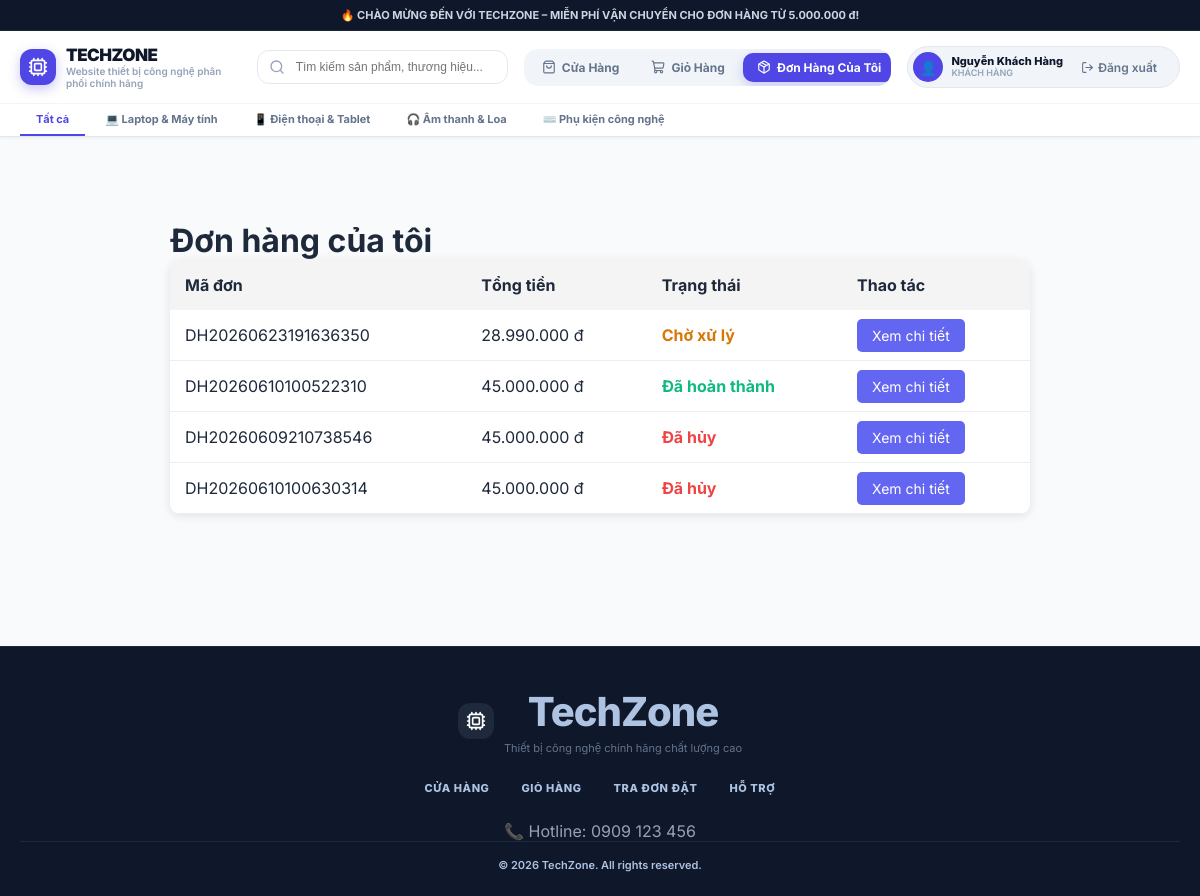
Screenshot of /views/my_orders.php (signed in) with the database file from the repository.
### tables this page shows
CREATE TABLE `categories` (
  `id` int(10) UNSIGNED NOT NULL,
  `name` varchar(100) NOT NULL,
  `slug` varchar(100) NOT NULL,
  `icon` varchar(10) DEFAULT '?'
);

CREATE TABLE `orders` (
  `id` int(10) UNSIGNED NOT NULL,
  `order_code` varchar(20) NOT NULL,
  `user_id` int(10) UNSIGNED DEFAULT NULL,
  `customer_name` varchar(100) NOT NULL,
  `customer_phone` varchar(20) NOT NULL,
  `customer_address` text NOT NULL,
  `note` text DEFAULT NULL,
  `subtotal` decimal(15,0) NOT NULL DEFAULT 0,
  `shipping_fee` decimal(15,0) NOT NULL DEFAULT 0,
  `total_price` decimal(15,0) NOT NULL DEFAULT 0,
  `payment_method` enum('qr','cod','momo') NOT NULL DEFAULT 'cod',
  `status` enum('Chờ xử lý','Đang giao','Đã hoàn thành','Đã hủy') NOT NULL DEFAULT 'Chờ xử lý',
  `created_at` datetime NOT NULL DEFAULT current_timestamp(),
  `updated_at` datetime NOT NULL DEFAULT current_timestamp() ON UPDATE current_timestamp()
);

### includes/config.php (called while the page is built, shortened)
<?php
function formatVND(float|int $amount): string {
    return number_format($amount, 0, ',', '.') . ' đ';
}
function currentUser(): ?array {
    return $_SESSION['user'] ?? null;
}
function clean(string $s): string {
    return htmlspecialchars(strip_tags(trim($s)), ENT_QUOTES, 'UTF-8');
}

### views/my_orders.php (the view, shortened to what this page needs)
<?php
require_once __DIR__ . '/../includes/header.php';
$stmt = $pdo->prepare("SELECT * FROM orders WHERE user_id = ? ORDER BY created_at DESC");
$stmt->execute([$user['id']]);
$orders = $stmt->fetchAll();
?>
<div class="orders-container">
    <h1>Đơn hàng của tôi</h1>
    <table class="order-table">
        <thead>
            <tr>
                <th>Mã đơn</th>
                <th>Tổng tiền</th>
                <th>Trạng thái</th>
                <th>Thao tác</th>
            </tr>
        </thead>
        <tbody>
            <?php if (empty($orders)): ?>
                <tr>
                    <td colspan="4" style="text-align:center;">Bạn chưa có đơn hàng nào.</td>
                </tr>
            <?php else: ?>
                <?php
                $statusClasses = [
                    'Chờ xử lý' => 'status-pending',
                    'Đang giao' => 'status-shipping',
                    'Đã hoàn thành' => 'status-completed',
                    'Đã hủy' => 'status-cancelled',
                ];
                ?>
                <?php foreach ($orders as $order): ?>
                    <?php
                    $status = $order['status'];
                    $cssClass = $statusClasses[$status] ?? 'status-pending';
                    ?>
                    <tr>
                        <td><?= htmlspecialchars($order['order_code']) ?></td>
                        <td><?= number_format($order['total_price'], 0, ',', '.') ?> đ</td>
                        <td><span class="<?= $cssClass ?>"><?= htmlspecialchars($status) ?></span></td>
                        <td><a href="order_detail.php?id=<?= $order['id'] ?>" class="btn-detail">Xem chi tiết</a></td>
                    </tr>
                <?php endforeach; ?>
            <?php endif; ?>
        </tbody>
    </table>
</div>
<?php require_once __DIR__ . '/../includes/footer.php'; ?>

### includes/header.php (shortened to what this page needs)
<?php
require_once __DIR__ . '/config.php';
$pdo = getDB();
$user = currentUser();
$categories = $pdo->query('SELECT * FROM categories ORDER BY id')->fetchAll();
?>
<!doctype html>
<html lang="vi">
<head>
  <link rel="stylesheet" href="/bainhom/assets/css/style.css">
</head>
<body class="bg-slate-50 text-slate-800 font-sans min-h-screen flex flex-col antialiased overflow-x-hidden">
  <div class="announcement-bar">
    🔥 CHÀO MỪNG ĐẾN VỚI TECHZONE – MIỄN PHÍ VẬN CHUYỂN CHO ĐƠN HÀNG TỪ <?= formatVND(FREE_SHIP_MIN) ?>!
  </div>
  <header class="main-header">
    <div class="header-inner">
      <a href="/bainhom/index.php" class="logo-brand">
        <span class="logo-icon"><i data-lucide="cpu"></i></span>
        <div>
          <h1 class="logo-title">TechZone</h1>
          <p class="logo-sub">Website thiết bị công nghệ phân phối chính hãng</p>
        </div>
      </a>
      <form action="/bainhom/index.php" method="GET" class="header-search">
        <input type="text" name="q" value="<?= clean($_GET['q'] ?? '') ?>"
          placeholder="Tìm kiếm sản phẩm, thương hiệu..." />
      </form>
      <nav class="main-nav">
        <a href="/bainhom/index.php"
          class="nav-link <?= (basename($_SERVER['PHP_SELF']) === 'index.php' && !isset($_GET['page'])) ? 'active' : '' ?>">
          <i data-lucide="shopping-bag"></i><span>Cửa Hàng</span>
        </a>
        <a href="/bainhom/views/cart.php"
          class="nav-link <?= basename($_SERVER['PHP_SELF']) === 'views/cart.php' ? 'active' : '' ?>">
          <i data-lucide="shopping-cart"></i><span>Giỏ Hàng</span>
        </a>
        <?php if ($user): ?>
          <?php if ($user['role'] === 'admin'): ?>
            <a href="/bainhom/admin/orders.php"
              class="nav-link <?= strpos($_SERVER['REQUEST_URI'], '/admin/orders.php') !== false ? 'active' : '' ?>">
              <i data-lucide="file-text"></i><span>Quản Lý Đơn</span>
            </a>
          <?php else: ?>
            <a href="/bainhom/views/my_orders.php"
              class="nav-link <?= strpos($_SERVER['PHP_SELF'], 'my_orders.php') !== false ? 'active' : '' ?>">
              <i data-lucide="package"></i>
              <span>Đơn Hàng Của Tôi</span>
            </a>
          <?php endif; ?>
        <?php endif; ?>
      </nav>
      <div class="user-controls">
        <?php if ($user): ?>
          <div class="user-chip">
            <span class="user-avatar"><?= $user['role'] === 'admin' ? '👑' : '👤' ?></span>
            <div class="user-info">
              <span class="user-name"><?= clean($user['fullname']) ?></span>
              <span class="user-role"><?= $user['role'] === 'admin' ? 'Quản Trị Viên' : 'Khách Hàng' ?></span>
            </div>
            <a href="/bainhom/controllers/auth.php?action=logout" class="btn-sm btn-ghost" title="Đăng xuất"
              style="display: flex; align-items: center; gap: 4px;">
              <i data-lucide="log-out"></i>
              <span style="font-size: 12px; font-weight: 600;">Đăng xuất</span>
            </a>
          </div>
        <?php endif; ?>
      </div>
    </div>
    <div class="category-bar">
      <div class="category-bar-inner">
        <a href="/bainhom/index.php" class="cat-link <?= !isset($_GET['cat']) ? 'active' : '' ?>">Tất cả</a>
        <?php foreach ($categories as $cat): ?>
          <a href="/bainhom/index.php?cat=<?= $cat['slug'] ?>"
            class="cat-link <?= ($_GET['cat'] ?? '') === $cat['slug'] ? 'active' : '' ?>">
            <?= $cat['icon'] ?>   <?= clean($cat['name']) ?>
          </a>
        <?php endforeach; ?>
      </div>
    </div>
  </header>
  <main class="main-content">

### assets/css/style.css (style rules this page uses)
*, *::before, *::after { box-sizing: border-box; margin: 0; padding: 0; }
html { scroll-behavior: smooth; }
body { font-family: 'Inter', -apple-system, BlinkMacSystemFont, 'Segoe UI', sans-serif; background: #f8fafc; color: #1e293b; min-height: 100vh; display: flex; flex-direction: column; -webkit-font-smoothing: antialiased; overflow-x: hidden; }
a { text-decoration: none; color: inherit; }
.announcement-bar { background: #0f172a; color: #cbd5e1; font-size: 11px; font-weight: 700; text-align: center; padding: 8px 16px; border-bottom: 1px solid #1e293b; }
.main-header { background: rgba(255,255,255,0.95); border-bottom: 1px solid #e2e8f0; position: sticky; top: 0; z-index: 50; backdrop-filter: blur(10px); box-shadow: 0 1px 3px rgba(0,0,0,0.06); }
.header-inner { max-width: 1280px; margin: 0 auto; padding: 14px 20px; display: flex; align-items: center; justify-content: space-between; gap: 16px; flex-wrap: nowrap; }
.logo-brand { display: flex; align-items: center; gap: 10px; }
.logo-icon { padding: 8px; background: #4f46e5; border-radius: 12px; color: #fff; display: flex; align-items: center; justify-content: center; box-shadow: 0 4px 12px rgba(79,70,229,0.3); }
.logo-icon svg { width: 20px; height: 20px; }
.logo-title { font-size: 17px; font-weight: 900; color: #0f172a; letter-spacing: -0.5px; text-transform: uppercase; display: flex; align-items: center; gap: 6px; }
.logo-sub { font-size: 10px; color: #94a3b8; font-weight: 600; }
.header-search { flex: 1 1 320px; max-width: 400px; min-width: 220px; position: relative; display: flex; align-items: center; }
.header-search input { width: 100%; padding: 9px 14px 9px 38px; border: 1px solid #e2e8f0; border-radius: 12px; font-size: 12px; background: #fff; color: #1e293b; font-weight: 500; outline: none; transition: border-color .2s, box-shadow .2s; }
.main-nav { display: flex; align-items: center; gap: 4px; flex: 1 1 auto; min-width: 0; overflow-x: auto; background: #f1f5f9; padding: 4px; border-radius: 14px; }
.nav-link { display: flex; align-items: center; gap: 6px; padding: 7px 14px; border-radius: 10px; font-size: 12px; font-weight: 700; color: #64748b; transition: all .18s; position: relative; white-space: nowrap; }
.nav-link svg { width: 14px; height: 14px; }
.nav-link.active { background: #4f46e5; color: #fff; box-shadow: 0 4px 12px rgba(79,70,229,0.25); }
.user-controls { display: flex; align-items: center; gap: 8px; flex: 0 0 auto; margin-left: auto; }
.user-chip { display: flex; align-items: center; gap: 8px; background: #f1f5f9; border: 1px solid #e2e8f0; padding: 5px 12px 5px 5px; border-radius: 999px; }
.user-avatar { width: 30px; height: 30px; background: #4f46e5; border-radius: 50%; display: flex; align-items: center; justify-content: center; font-size: 14px; }
.user-info { display: flex; flex-direction: column; line-height: 1.2; }
.user-name { font-size: 11px; font-weight: 800; color: #0f172a; }
.user-role { font-size: 9px; font-weight: 600; color: #94a3b8; text-transform: uppercase; }
.category-bar { border-top: 1px solid #f1f5f9; }
.category-bar-inner { max-width: 1280px; margin: 0 auto; padding: 0 20px; display: flex; gap: 4px; overflow-x: auto; scrollbar-width: none; }
.cat-link { padding: 8px 16px; font-size: 11px; font-weight: 700; color: #64748b; white-space: nowrap; border-bottom: 2px solid transparent; transition: all .18s; }
.cat-link.active { color: #4f46e5; border-bottom-color: #4f46e5; }
.main-content { max-width: 1440px; width: 100%; margin: 0 auto; padding: 24px 18px 32px; flex: 1; }
.btn-ghost { background: transparent; color: #64748b; border-color: transparent; }
.btn-sm { padding: 5px 10px; font-size: 10px; border-radius: 8px; }
.btn-sm svg { width: 13px; height: 13px; }
.flex { display: flex; }

### views/my_orders.php (style rules this page uses)
.orders-container { max-width: 900px; margin: 40px auto; padding: 20px; }
.order-table { width: 100%; border-collapse: collapse; background: #fff; border-radius: 10px; overflow: hidden; box-shadow: 0 2px 10px rgba(0, 0, 0, 0.1); }
.order-table th { background: #f4f4f4; padding: 15px; text-align: left; }
.order-table td { padding: 15px; border-bottom: 1px solid #eee; }
.status-pending { color: #d97706; font-weight: bold; }
.status-completed { color: #10b981; font-weight: bold; }
.status-cancelled { color: #ef4444; font-weight: bold; }
.btn-detail { padding: 8px 15px; background: #6366f1; color: white; border-radius: 5px; text-decoration: none; font-size: 14px; }

### rows the page displays
categories: icon "💻", name "Laptop & Máy tính"
categories: icon "📱", name "Điện thoại & Tablet"
categories: icon "🎧", name "Âm thanh & Loa"
categories: icon "⌨️", name "Phụ kiện công nghệ"
orders: order_code "DH20260623191636350", total_price "28.990.000", status "Chờ xử lý"
orders: order_code "DH20260610100522310", total_price "45.000.000", status "Đã hoàn thành"
orders: order_code "DH20260609210738546", total_price "45.000.000", status "Đã hủy"
orders: order_code "DH20260610100630314", total_price "45.000.000", status "Đã hủy"

### other values shown
formatVND(FREE_SHIP_MIN) "5.000.000 đ"
$user['fullname'] "Nguyễn Khách Hàng"
